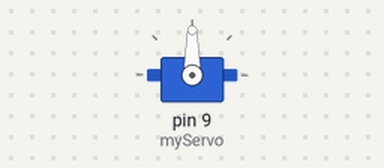
Bench run of a sketch on a simulated Arduino Uno, built with avr-gcc and run on an emulated ATmega328P. On the bench: servo.

Above: at 0.05 s.
Timing chart, 0 to 3.5 s (numbered marks = the images above):
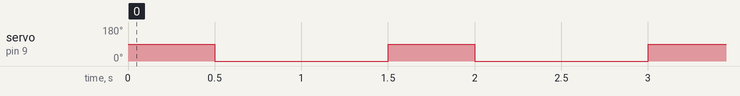

Measured:
- by itself, servo on pin 9 (myServo): alternates 90° for 0.50 s and 0° for 1.0 s

The sketch:

Servo_Test.ino
```cpp
#include <Servo.h>
Servo myServo;

void setup() {
  myServo.attach(9);
}

void loop() {

  myServo.write(90);
  delay(500);
  myServo.write(0);
  delay(1000);

}
```
